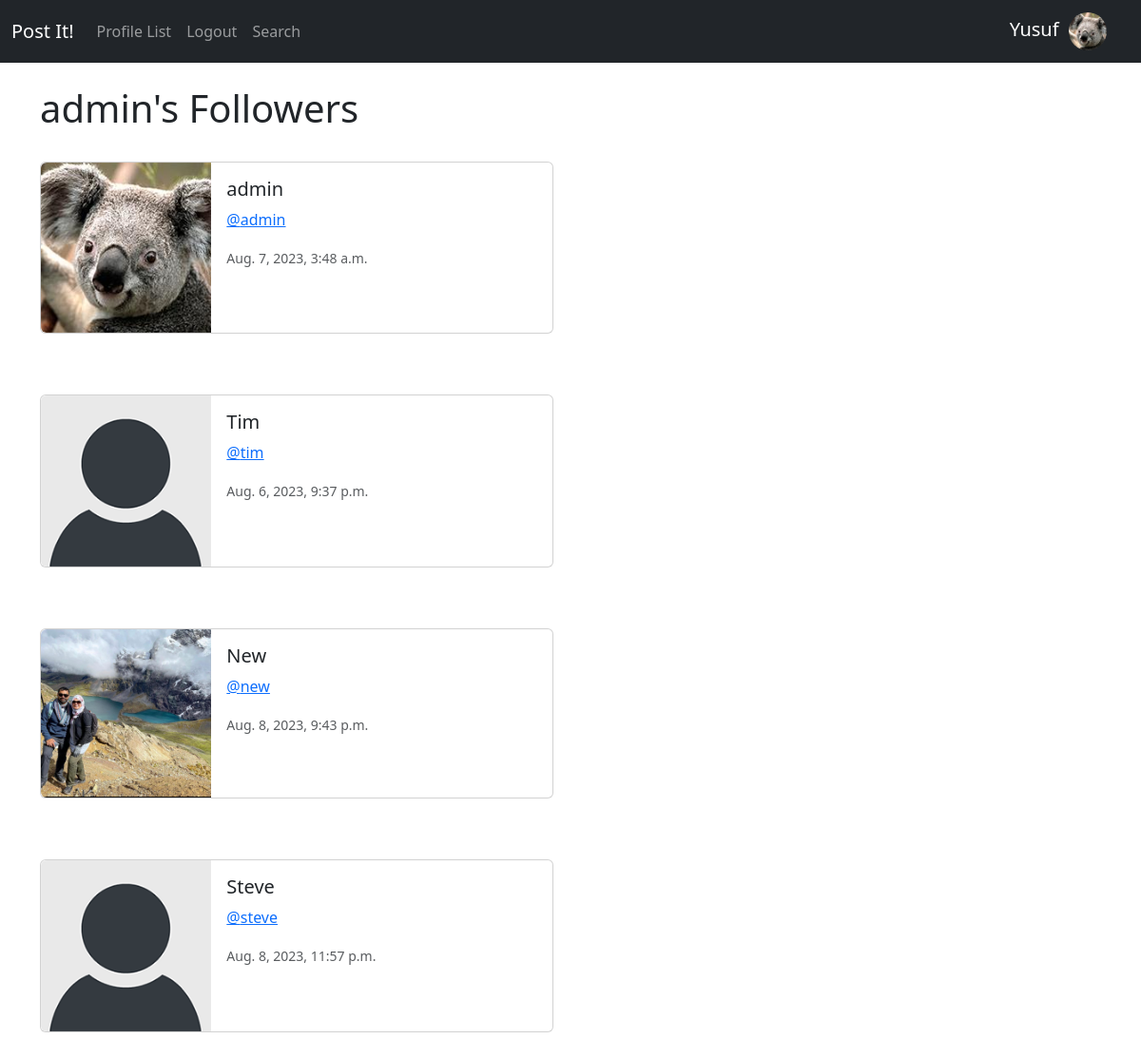
Page /profile/followers/1 (signed in) on the committed database.
### postIt/models.py (models this page shows, shortened)
class Profile(models.Model):
    user = models.OneToOneField(User, on_delete=models.CASCADE)
    follows = models.ManyToManyField("self",
      related_name="followed_by", symmetrical=False,blank=True)
    date_modified = models.DateTimeField(User, auto_now= True)
    profile_image = models.ImageField(null=True, blank=True, upload_to='images/')

### postIt/views.py (the view)
# urls.py: path('profile/followers/<int:pk>', views.followers, name='followers'),
def followers(request,pk):
    if request.user.is_authenticated:
        if request.user.id == pk: #means it is OUR page
          profiles = Profile.objects.get(user_id=pk)
          return render(request, 'followers.html', {"profiles": profiles})
        else:
          messages.success(request, ("Not your page buddy."))
          return redirect('home')
    else:
        messages.success(request, ("You must be logged in to view this page!"))
        return redirect('home')

### postIt/templates/followers.html
{% extends 'base.html' %}
{% load static %}
{% block content%}
<h1>{{request.user.username}}'s Followers</h1>
<br/>
{% if profiles %}
  {% for profile in profiles.followed_by.all %}
  <div class="card mb-3" style="max-width: 540px;">
    <div class="row g-0">
      <div class="col-md-4">
          {% if profile.profile_image %}
            <img src="{{profile.profile_image.url}}" width=200 height=200 class="img-fluid rounded-start" alt="{{profile.user.username}}">
          {% else %}
          <img src="{% static 'images/default_profile_pic.png' %}" class="img-fluid rounded-start" alt="Profile Image">
          {% endif %}
      </div>
      <div class="col-md-8">
        <div class="card-body">
          <h5 class="card-title">{{ profile.user.username }}</h5>
          <p class="card-text"><a href="{% url 'profile' profile.user.id %}">@{{ profile.user.username|lower }}</a></p>
          <p class="card-text"><small class="text-body-secondary">{{ profile.date_modified }}</small></p>
        </div>
      </div>
    </div>
  </div>
  <br/><br/>
  {% endfor %}
{% endif %}
{% endblock %}

### postIt/templates/navbar.html (shortened to what this page needs)
{% load static %}
<nav class="navbar navbar-expand-lg navbar-dark bg-dark">
  <div class="container-fluid">
    <a class="navbar-brand" href="{% url 'home' %}">Post It!</a>
    <div class="collapse navbar-collapse" id="navbarSupportedContent">
      <ul class="navbar-nav me-auto mb-2 mb-lg-0">
        <li class="nav-item">
          <a class="nav-link"
          href="{% url 'profile_list' %}">Profile List</a>
        </li>
        {% if user.is_authenticated %}
        <li class="nav-item">
          <a class="nav-link"
          href="{% url 'logout' %}">Logout</a>
        </li>
        {% endif %}
        <li class="nav-item">
          <a class="nav-link"
          href="{% url 'search' %}">Search</a>
        </li>
      </ul>
      {% if user.is_authenticated %}
        <ul class="navbar-nav ml-auto">
          <li class="nav-link navbar-brand">
            {{user.first_name}}&nbsp;
              <a href="{% url 'profile' request.user.id %}">
                {% if user.profile.profile_image %}
                <img src="{{ user.profile.profile_image.url }}" class="rounded-circle" width="40" height="40">
                {% else %}
                <img src="{% static 'images/default_profile_pic.png' %}" width="40" height="40" class="img-fluid rounded-circle" alt="Profile Image">
                {% endif %}
              </a>
          </li>
        </ul>
      {% endif %}
    </div>
  </div>
</nav>

### rows in the picture
Profile: profile_image (picture), user.username "admin", date_modified "Aug. 7, 2023, 3:48 a.m."
Profile: user.username "Tim", user.username "tim", date_modified "Aug. 6, 2023, 9:37 p.m."
Profile: profile_image (picture), user.username "New", user.username "new", date_modified "Aug. 8, 2023, 9:43 p.m."
Profile: user.username "Steve", user.username "steve", date_modified "Aug. 8, 2023, 11:57 p.m."

### other values in the picture
{{ user.first_name }} "Yusuf"
{{ request.user.username }} "admin"
